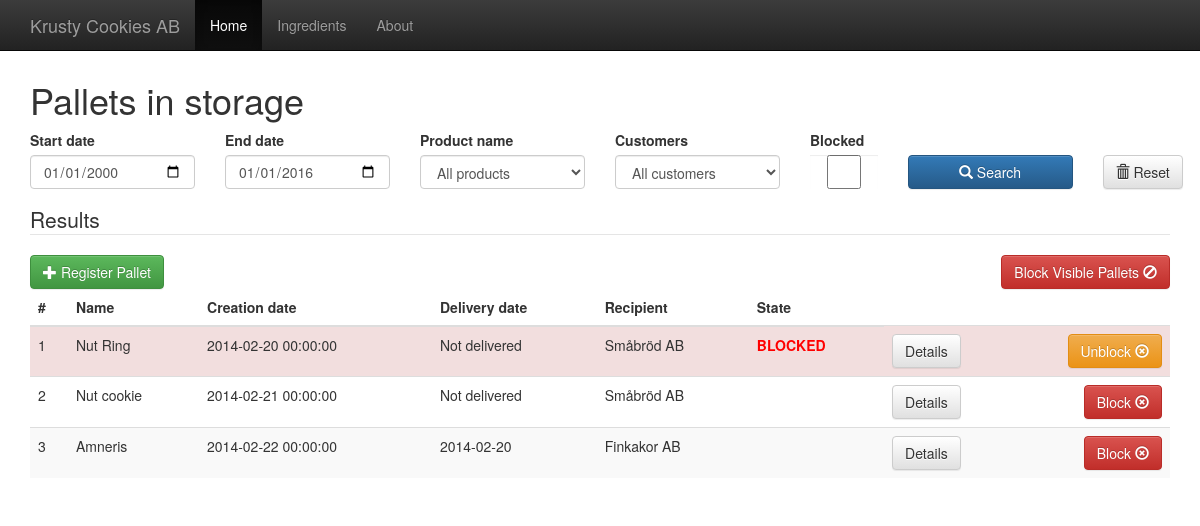
The page / on the database its author committed.
### tables this page shows
create table pallets (
	palletID INT NOT NULL AUTO_INCREMENT,
	productID INT NOT NULL,
	orderID INT NOT NULL,
	currentState VARCHAR(255),
	creationDate DateTime,
	FOREIGN KEY(productID) REFERENCES products(productID),
	FOREIGN KEY(orderID) REFERENCES orders(orderID),
	PRIMARY KEY(palletID)
);

create table products ( 
	productID INT NOT NULL AUTO_INCREMENT,
	productName VARCHAR(255),
	PRIMARY KEY(productID)
);

create table customers ( 
	customerID INT NOT NULL AUTO_INCREMENT,
	customerName VARCHAR(255),
	address VARCHAR(255) ,
	PRIMARY KEY(customerID)
);

create table loadingOrders (
	loadingOrderlD INT NOT NULL AUTO_INCREMENT,
	orderID INT NOT NULL,
	loadingDate Date,
	FOREIGN KEY(orderID) REFERENCES orders(orderID),
	PRIMARY KEY(loadingOrderlD)
);

### database/mysql_connect_data.inc.php (called while the page is built)
<?php
	$host = "127.0.0.1";
	$userName = "eda216";
	$password = "eda216";
	$database = "eda216";
?>

### database/database.inc.php (called while the page is built, shortened)
<?php
require_once('./database/classes.php');
class Database {
	private $host;
	private $userName;
	private $password;
	private $database;
	private $conn;
	public function __construct($host, $userName, $password, $database) {
		$this->host = $host;
		$this->userName = $userName;
		$this->password = $password;
		$this->database = $database;
	}
	public function openConnection() {
		try {
			$this->conn = new PDO("mysql:host=$this->host;dbname=$this->database;charset=utf8",
				$this->userName,  $this->password);
			$this->conn->setAttribute(PDO::ATTR_ERRMODE, PDO::ERRMODE_EXCEPTION);
			$this->conn->setAttribute(PDO::ATTR_DEFAULT_FETCH_MODE, PDO::FETCH_ASSOC);
		} catch (PDOException $e) {
			$error = "Connection error: " . $e->getMessage();
			print $error . "<p>";
			unset($this->conn);
			return false;
		}
		return true;
	}
	private function executeQuery($query, $param = null) {
		try {
			$stmt = $this->conn->prepare($query);
			$stmt->execute($param);
			$result = $stmt->fetchAll();
		} catch (PDOException $e) {
			$error = "*** Internal error: " . $e->getMessage() . "<p>" . $query;
			die($error);
		}
		return $result;
	}
	private function createPallets($pallets){
		$output = [];
		foreach ($pallets as $result) {
			$pallet = new Pallet($result);
			array_push($output, $pallet);
		}
		return $output;
	}
	public function getPallets($startDate, $endDate, $productName, $blocked, $customer){
		$sql = "SELECT Pallets.palletID, Pallets.creationDate, "
				."Pallets.currentState, Products.productName, "
				."Customers.customerName, LoadingOrders.loadingDate "
				."FROM pallets LEFT OUTER JOIN loadingOrderContents "
				."ON Pallets.palletId = loadingOrderContents.palletId "
				."LEFT OUTER JOIN LoadingOrders ON loadingOrderContents.loadingOrderlD = LoadingOrders.loadingOrderlD "
				."INNER JOIN products ON Products.productid = Pallets.productid "
				."INNER JOIN Orders ON Orders.orderID = Pallets.orderID "
				."INNER JOIN Customers ON Orders.customerID = Customers.customerID "
				."WHERE creationDate >= ? AND creationDate <= ?";
		$parameters = [$startDate, $endDate];
		$sql = $sql." ORDER BY Pallets.palletID";
		return $this->createPallets($this->executeQuery($sql,$parameters));
	}
}
?>

### database/classes.php (called while the page is built, shortened)
<?php
function ifvarset(&$var, $default){
	return isset($var) ? $var : $default;
}
class Pallet {
	public $state;
	public function isBlocked(){
		return (isset($this->state) && $this->state === "BLOCKED") ? TRUE : FALSE;
	}
	function __construct($result) {
		$this->palletId = ifvarset($result['palletID'], -1);
		$this->creationDate = ifvarset($result['creationDate'], "2000-01-01");
		$this->state = ifvarset($result['currentState'], "unknown");
		$this->productName = ifvarset($result['productName'], "NULL");
		$this->customerName = ifvarset($result['customerName'], "NULL");
		$this->deliveryDate = ifvarset($result['loadingDate'], "");
	}
}
?>

### index.php (the view, shortened to what this page needs)
<?php $title = "Pallets in storage"; include "includes/header.php"; ?>
	<h1><?= $title ?></h1>
	<?php
	$startDate = getSafeParam('startdate', '2000-01-01');
	$endDate = getSafeParam('enddate', '2016-01-01');
	$productName = getSafeParam('productname', null);
	$customerName = getSafeParam('customer', null);
	$blocked = getSafeParam('blocked', null);
	$pallets = $db->getPallets($startDate, $endDate, $productName, $blocked, $customerName);
	$filter = array(
		"startdate" => $startDate,
		"enddate" => $endDate,
		"customer" => $customerName,
		"product" => $productName,
		"blocked" => $blocked
	);
	?>
	<fieldset>
	    <form>
		    <div class='row'>
		    	<div class='col-sm-2'>
		            <div class='form-group'>
		                <label>Start date</label>
		                <input type="date" class="form-control" name="startdate" value="<?= $startDate ?>"/>
		            </div>
		        </div>
		        <div class='col-sm-2'>
		            <div class='form-group'>
		                <label>End date</label>
		                <input type="date" class="form-control" name="enddate" value="<?= $endDate ?>"/>
		            </div>
		        </div>
		        <div class='col-sm-2'>
		            <div class='form-group'>
		                <label>Product name</label>
		                <select class="form-control" name="productname">
							<option value="">All products</option>
						</select>
		        	</div>
		        </div>
		        <div class='col-sm-2'>
		            <div class='form-group'>
		                <label>Customers</label>
		                <select class="form-control" name="customer">
							<option value="">All customers</option>
						</select>
		            </div>
		        </div>
		        <div class='col-sm-1'>
		            <div class='form-group'>
		                <label>Blocked</label>
		                <input type="checkbox" class="form-control checkboxfix" name="blocked" value="true" <?= $blocked ? "checked" : ""; ?> />
		            </div>
		        </div>
		         <div class='col-sm-2'>
		            <div class='form-group actionbuttons'>
		                <button id="_search_btn" type="submit" class="btn btn-primary expand">
		                	<span class="glyphicon glyphicon-search"></span> Search
	                	</button>
		    		</div>
		    	</div>
				<div class='col-sm-1'>
		            <div class='form-group actionbuttons'>
				        <button id="_reset_btn" type="reset" class="btn btn-default">
		    				<span class="glyphicon glyphicon-trash"></span> Reset
						</button>
		    		</div>
		    	</div>
		    </div>
	    </form>
	</fieldset>
	<legend>Results</legend>
	<a role="button" class="btn btn-success pull-left"
		href="createpallet.php">
		<span class="glyphicon glyphicon-plus"></span>
		Register Pallet
	</a>
	<a role="button" class="btn btn-danger pull-right"
		href="block.php?id=all&filter=<?= urlencode(base64_encode(serialize($filter))) ?>&action=block&relocation=<?= urlencode(url()) ?>">
		Block Visible Pallets
		<span class="glyphicon glyphicon-ban-circle"></span>
	</a>
	<table class="table table-striped pallet-table">
		<thead>
			<tr>
				<th>#</th>
				<th>Name</th>
				<th>Creation date</th>
				<th>Delivery date</th>
				<th>Recipient</th>
				<th>State</th>
			</tr>
		</thead>
		<tbody>
		<?php if(is_array($pallets)){
		 	foreach ($pallets as $pallet) { ?>
			<tr class='<?= $pallet->isBlocked() ? "danger" : "" ?>'>
				<td><?= $pallet->palletId ?></td>
				<td><?= $pallet->productName ?></td>
				<td><?= $pallet->creationDate ?></td>
				<td><?= ($pallet->deliveryDate ? $pallet->deliveryDate : "Not delivered") ?></td>
				<td><?= $pallet->customerName ?></td>
				<td class='state'><?= $pallet->state ?></td>
				<td class='viewbutton'>
					<a 	role="button"
						class="btn btn-default"
						href="showpallet.php?id=<?= $pallet->palletId ?>">
							Details
					</a>
					<a 	role="button"
						class="btn <?= $pallet->isBlocked() ? "btn-warning" : "btn-danger" ?> pull-right"
						href="block.php?id=<?= $pallet->palletId ?>&action=<?= $pallet->isBlocked() ? "unblock" : "block" ?>&relocation=<?= urlencode(url()) ?>">
							<?= $pallet->isBlocked() ? "Unblock" : "Block" ?>
							<span class="glyphicon glyphicon-remove-circle"></span>
					</a>
				</td>
			</tr>
			<?php }
		} ?>
		</tbody>
	</table>
</div>
<?php include "includes/footer.php"; ?>

### includes/header.php (shortened to what this page needs)
<?php
	require_once('./database/database.inc.php');
	require_once("./database/mysql_connect_data.inc.php");
	$db = new Database($host, $userName, $password, $database);
	$projectname = "Krusty Cookies AB";
	function getSafeParam($paramName, $default){
		return (isset($_GET[$paramName]) ? $_GET[$paramName] : $default);
	}
	function url() {
		$pageURL = 'http';
			$pageURL .= "://";
		if (isset($_SERVER["SERVER_PORT"]) && $_SERVER["SERVER_PORT"] != "80") {
			$pageURL .= $_SERVER["SERVER_NAME"].":".$_SERVER["SERVER_PORT"].$_SERVER["REQUEST_URI"];
		} else {
			$pageURL .= $_SERVER["SERVER_NAME"].$_SERVER["REQUEST_URI"];
		}
		return $pageURL;
	}
?>
<!DOCTYPE html>
<html lang="en">
  <head>
		<link rel="stylesheet" href="//netdna.bootstrapcdn.com/bootstrap/3.1.1/css/bootstrap.min.css">
		<link rel="stylesheet" href="//netdna.bootstrapcdn.com/bootstrap/3.1.1/css/bootstrap-theme.min.css">
		<link rel="stylesheet" href="static/global.style.css">
	</head>
	<body>
	<div class="navbar navbar-inverse navbar-fixed-top" role="navigation">
	<div class="container">
	<div class="navbar-header">
	  <a class="navbar-brand" href="#"><?= $projectname ?></a>
	</div>
	<div class="collapse navbar-collapse">
		<ul class="nav navbar-nav">
			<li <?= (!isset($page) || $page === "home") ? "class='active'" : "" ?> ><a href="index.php">Home</a></li>
			<li <?= ( isset($page) && $page === "ingredients") ? "class='active'" : "" ?> ><a href="ingredients.php">Ingredients</a></li>
			<li <?= ( isset($page) && $page === "about") ? "class='active'" : "" ?> ><a href="about.php">About</a></li>
		</ul>
	</div>
	</div>
	</div>
    <div class="container" style="margin-top: 60px;">
      <div class="starter-template">

### includes/footer.php
	</div>
  </body>
</html>

### static/global.style.css (style rules this page uses)
.pallet-table .danger .state { font-weight: bold; color: red; }
.expand { width: 100%; }
.checkboxfix { margin: 0px 0px 0px 0px !important; }

### rows shown on the page
pallets: palletID "1", productID.productName "Nut Ring", creationDate "2014-02-20 00:00:00", shows "Not delivered", customers.customerName "Småbröd AB", currentState "BLOCKED", shows "Unblock"
pallets: palletID "2", productID.productName "Nut cookie", creationDate "2014-02-21 00:00:00", shows "Not delivered", customers.customerName "Småbröd AB", currentState "Block"
pallets: palletID "3", productID.productName "Amneris", creationDate "2014-02-22 00:00:00", loadingorders.loadingDate "2014-02-20", customers.customerName "Finkakor AB", currentState "Block"

### other values the page prints
$projectname "Krusty Cookies AB"
$title "Pallets in storage"
